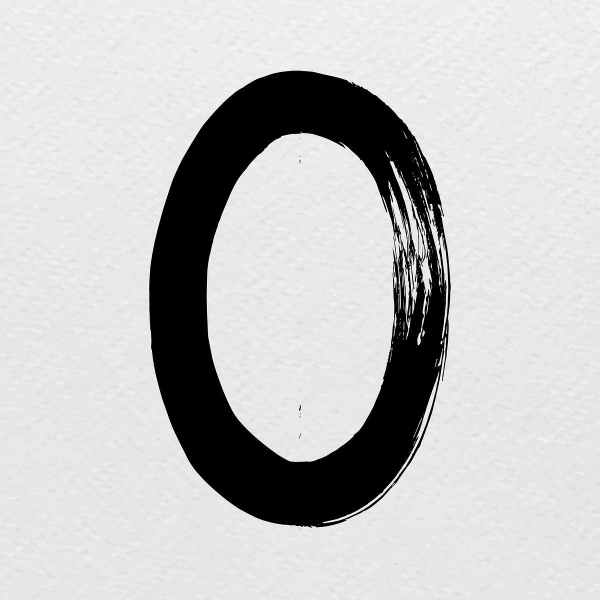
#> input picture example_images/image.png, 1200 x 1200 px (shown at 1/2 size)
$ python -i prepare_image.py   (imports and definitions only)   (older library calls are emulated)
#> lines starting #> are read from the running program, lines starting #| are printed output that depends on the picture
from PIL import Image, ImageFilter
import numpy as np

#preparing a random handwritten digit for classification
#SOURCE: STACKEXCHANGE
def imageprepare(argv):
    """
    This function returns the pixel values.
    The imput is a png file location.
    """
#> called with argv = '../../example_images/image.png'
    im = Image.open(argv).convert('L')
    width = float(im.size[0])
#> width = 1200
    height = float(im.size[1])
#> height = 1200
    newImage = Image.new('L', (28, 28), (255))  # creates white canvas of 28x28 pixels
#> newImage: PIL image 28x28 L; every value is 255

    if width > height:  # check which dimension is bigger
        # Width is bigger. Width becomes 20 pixels.
        nheight = int(round((20.0 / width * height), 0))  # resize height according to ratio width
        if (nheight == 0):  # rare case but minimum is 1 pixel
            nheight = 1
            # resize and sharpen
        img = im.resize((20, nheight), Image.ANTIALIAS).filter(ImageFilter.SHARPEN)
        wtop = int(round(((28 - nheight) / 2), 0))  # calculate horizontal position
        newImage.paste(img, (4, wtop))  # paste resized image on white canvas
    else:
        # Height is bigger. Heigth becomes 20 pixels.
        nwidth = int(round((20.0 / height * width), 0))  # resize width according to ratio height
#> nwidth = 20
        if (nwidth == 0):  # rare case but minimum is 1 pixel
            nwidth = 1
            # resize and sharpen
        img = im.resize((nwidth, 20), Image.ANTIALIAS).filter(ImageFilter.SHARPEN)
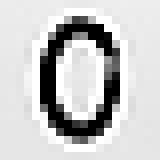
#> img: PIL image 20x20 L (shown 8 times larger); min 0, max 255, mean 198.1
        wleft = int(round(((28 - nwidth) / 2), 0))  # caculate vertical pozition
#> wleft = 4
        newImage.paste(img, (wleft, 4))  # paste resized image on white canvas
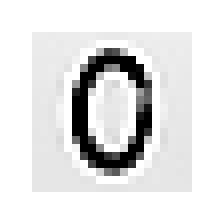
#> newImage: PIL image 28x28 L (shown 8 times larger); min 0, max 255, mean 226

    # newImage.save("sample.png

    tv = list(newImage.getdata())  # get pixel values
#> tv = 784 values, max 255 at index 0, min 0 at index 208, mean 226

    # normalize pixels to 0 and 1. 0 is pure white, 1 is pure black.
    tva = [(255 - x) * 1.0 / 255.0 for x in tv]
#> tva = 784 values, max 1 at index 208, min 0 at index 0, mean 0.114
    tva = np.array(tva)
    tva.astype('float32')
    return tva

>>> result = imageprepare('../../example_images/image.png')
#> result has the same summary as tva in imageprepare
